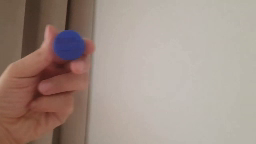
#> input picture frame 26 of Duc/videos/blue-track.mp4, 256 x 144 px, given in place of race_car.mp4, which was not available
$ jupyter execute 14-Playing-video-from-file.ipynb   (text cells are left out)
#> lines starting #> are read from the running program, lines starting #| are printed output that depends on the picture
[cell 1]
import cv2

[cell 2]
cap = cv2.VideoCapture("videos/race_car.mp4")

while True:
    ret, frame = cap.read()
#> frame is the input picture: shape (144, 256, 3); mean B, G, R 136.7, 145.9, 162.9

    if not ret:
        print("The End")
        break
    cv2.imshow('video', frame)
    if cv2.waitKey(1) & 0xFF == 27:
#> (key Esc is pressed here)
        break

cap.release()
cv2.destroyAllWindows()

[cell 3]
cap = cv2.VideoCapture("videos/race_car.mp4")

while True:
    ret, frame = cap.read()
    if not ret:
        print("The End")
        break
    gray = cv2.cvtColor(frame, cv2.COLOR_BGR2GRAY)
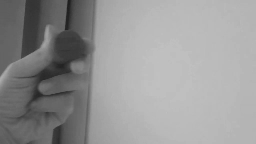
#> gray: shape (144, 256); min 31, max 193, mean 149.8
    cv2.imshow('Gray video', gray)
    if cv2.waitKey(1) & 0xFF == 27:
#> (key Esc is pressed here)
        break

cap.release()
cv2.destroyAllWindows()

[cell 4]
cap = cv2.VideoCapture('./videos/race_car.mp4')

for i in range (0,20):
    print(cap.get(i))


$ run again, starting later in the video
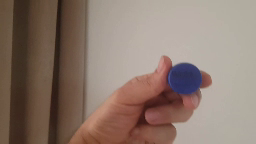
#> input picture frame 117 of Duc/videos/blue-track.mp4, 256 x 144 px, given in place of race_car.mp4, which was not available
#> frame is the input picture: shape (144, 256, 3); mean B, G, R 109.6, 120.6, 140
#> `gray = cv2.cvtColor(frame, cv2.COLOR_BGR2GRAY)`:
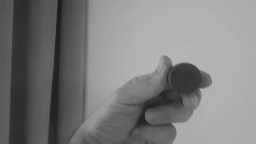
#> gray: shape (144, 256); min 24, max 184, mean 125.1

$ run again, starting later in the video
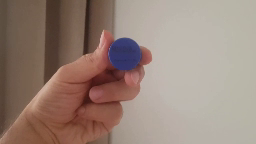
#> input picture frame 208 of Duc/videos/blue-track.mp4, 256 x 144 px, given in place of race_car.mp4, which was not available
#> frame is the input picture: shape (144, 256, 3); mean B, G, R 121.3, 132, 152.3
#> `gray = cv2.cvtColor(frame, cv2.COLOR_BGR2GRAY)`:
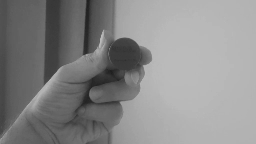
#> gray: shape (144, 256); min 30, max 187, mean 136.8
